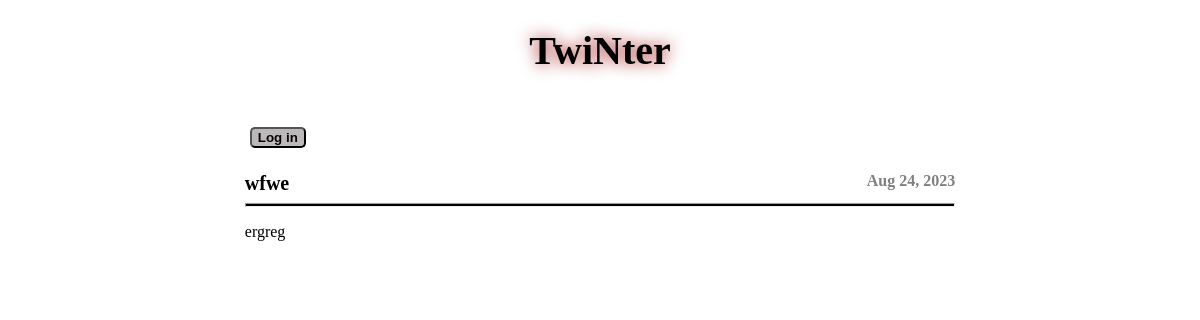
Before: /blog/3 with the older database file.
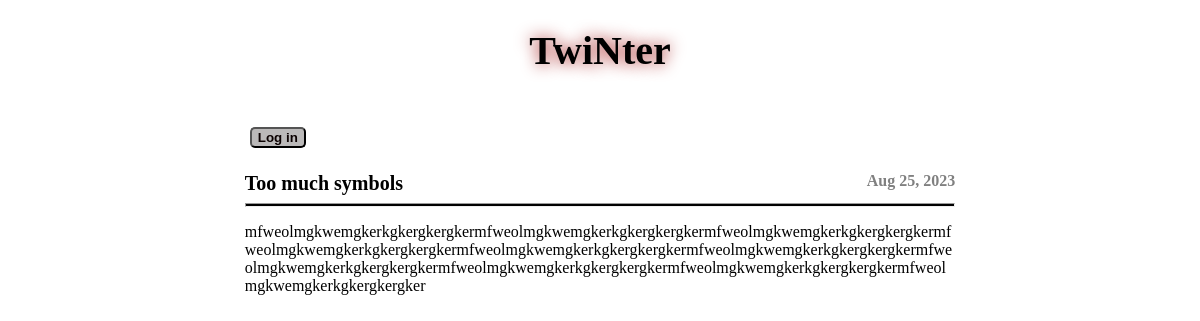
After: the same page with the newer database file.
### index.py (models this page shows)
class Post(db.Model):
    id = db.Column(db.Integer, primary_key = True)
    subject = db.Column(db.String(100), unique = True)
    content = db.Column(db.Text, unique = True)
    user_id = db.Column(db.Integer, unique = False)
    created = db.Column(db.DateTime, default = datetime.utcnow)

### index.py (the view, shortened to what this page needs)
@app.route("/blog/<int:id>")
def permalink(id):
    t = jinja_env.get_template("permalink.html")
    posts = Post.query.order_by(Post.created).all()
    posts_id = []
    for post in posts:
        posts_id.append(post.id)
    if id in posts_id:
        posts = posts[id - 1]
        logging = "Log in"
        return t.render(posts=posts, logging=logging)
    return abort(404)

### templates/permalink.html (shortened to what this page needs)
<!DOCTYPE html>
<html lang="en">
<head>
</head>
<body>
    <a href="/blog"><h1>TwiNter</h1></a>
    <div class="user">
        <h4>{{ name_of_the_user }} <a href="/logout"><input type="submit" value="{{ logging }}" style="background-color: rgb(187, 185, 185); color: rgb(11, 1, 1);border-radius: 5px; cursor: pointer; font-weight: 600; margin-left: 5px; position: absolute;"></a></h4>
    </div>
    <br>
    <div class="post">
        <div class="subjectAndDate">
            {% if posts.subject|length < 17 %}
                <div class="subject">{{ posts.subject }}<t>{{ user_post }}</t></div>
            {% else %}
                <div class="subject">{{ posts.subject[0:17] + "..."}}<t>{{ user_post }}</t></div>
            {% endif %}
            <div class="date">{{ posts.created.date().strftime("%b %d, %Y") }}</div>
        </div>
        <hr>
        <p style="white-space: pre-wrap; word-wrap: break-word;">{{ posts.content }}</p>
    </div>
</body>
</html>

Changed rows visible on the page:
changed Post: subject "wfwe" → "Too much symbols"; created "Aug 24, 2023" → "Aug 25, 2023"; content "ergreg" → "mfweolmgkwemgkerkgkergkergkermfweolmgkwemgkerkgkergkergkermfweolmgkwemgkerkgkergkergkermfweolmgkwemgkerkgkergkergkermfweolmgkwemgkerkgkergkergkermfweolmgkwemgkerkgkergkergkermfweolmgkwemgkerkgkergkergkermfweolmgkwemgkerkgkergkergkermfweolmgkwemgkerkgkergkergkermfweolmgkwemgkerkgkergkergker"
